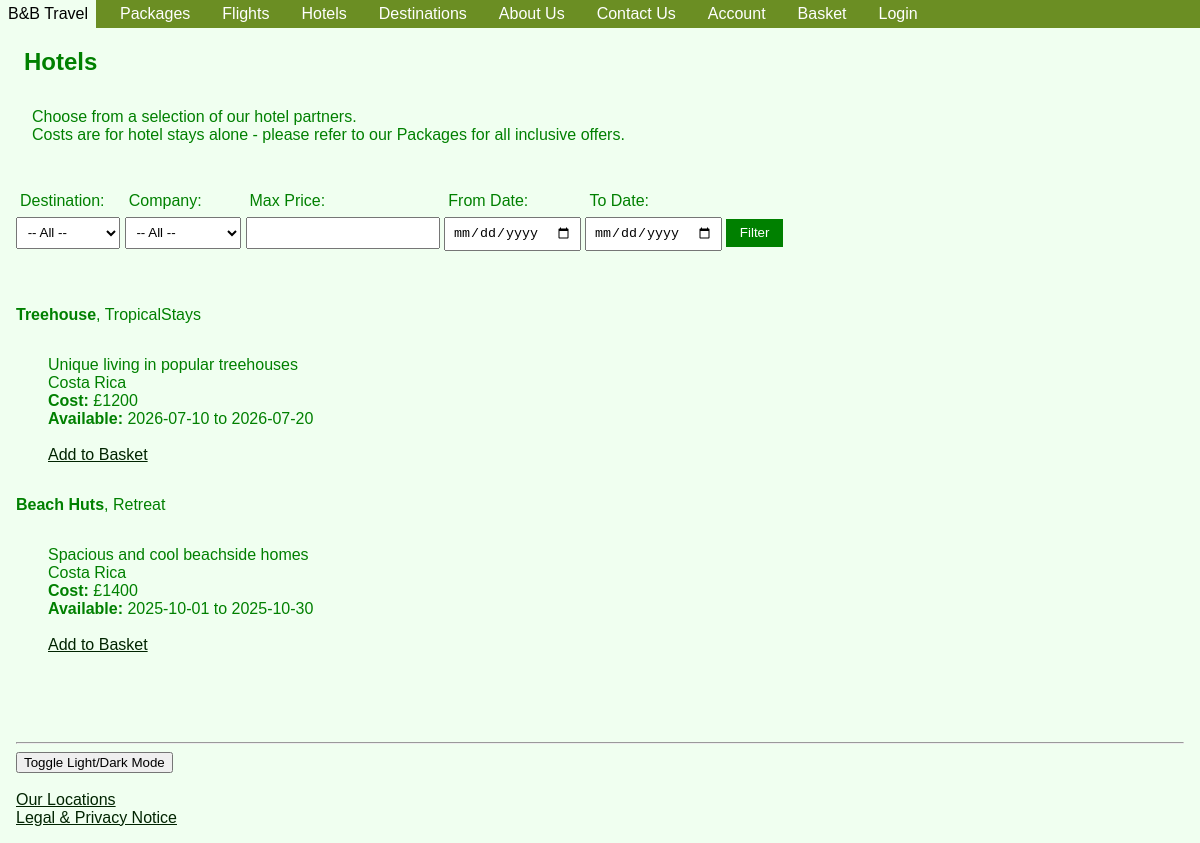
The app's page /webpages/hotels.php?country=Costa Rica with its own data.
### tables this page shows
CREATE TABLE `hotels` (
  `id` int(11) NOT NULL,
  `name` varchar(255) DEFAULT NULL,
  `company` varchar(255) DEFAULT NULL,
  `country` varchar(255) DEFAULT NULL,
  `description` text DEFAULT NULL,
  `start_date` date DEFAULT NULL,
  `end_date` date DEFAULT NULL,
  `status` enum('available','fully booked') DEFAULT 'available',
  `price` int(11) DEFAULT NULL
);

### webpages/hotels.php (the view, shortened to what this page needs)
<?php include 'header.php'; ?>
<h2>Hotels</h2>
<p>
  Choose from a selection of our hotel partners.
  <br>
  Costs are for hotel stays alone - please refer to our Packages for all inclusive offers.
</p>
<form method="get" action="hotels.php">
<div class="formdisplay">
  <label>Destination:</label>
  <select name="country">
    <option value="">-- All --</option>
  </select>
</div>
<div class="formdisplay">
  <label>Company:</label>
  <select name="company">
    <option value="">-- All --</option>
  </select>
</div>
<div class="formdisplay">
  <label>Max Price:</label>
  <input type="number" name="max_price" step="0.01">
</div>
<div class="formdisplay">
  <label>From Date:</label>
  <input type="date" name="start_date">
</div>
<div class="formdisplay">
  <label>To Date:</label>
  <input type="date" name="end_date">
</div>
  <button type="submit">Filter</button>
</form>
<ul>
<?php
$pdo = new PDO('mysql:host=localhost;dbname=travel_website', 'root', '');
$where = [];
$param = [];
if (!empty($_GET['country'])) {
  $where[] = 'country = ?';
  $param[] = $_GET['country'];
}
$sql = "SELECT * FROM hotels" . ($where ? " WHERE " . implode(" AND ", $where) : "");
$stmt = $pdo->prepare($sql);
$stmt->execute($param);
foreach ($stmt as $hotel) {
  echo
  "<li><strong>{$hotel['name']}</strong>, {$hotel['company']}</li>
   <p>
    {$hotel['description']}
    <br>
    {$hotel['country']}
    <br>
    <strong>Cost: </strong>£{$hotel['price']}
    <br>
    <strong>Available: </strong> {$hotel['start_date']} to
    {$hotel['end_date']}
    <br><br>
    <a href='add_to_basket.php?id={$hotel['id']}&type=hotel'>Add to Basket</a></li><br>
   </p>";
}
?>
</ul>
<?php include 'footer.php'; ?>

### assets/css/style.css (style rules this page uses)
body { font-family: Arial, Helvetica, Tahoma, Verdana; background: #f0fff0; color: green; margin: 0; padding: 0; }
p { margin: 2em; }
li { display: flex; }
h1, h2 { color: green; padding-left: 1em; }
form { padding: 1em; }
input, textarea, select { display: block; margin: 0.5em 0; padding: 0.5em; }
ul { padding: 1em; }
a { color: #012401; }
form button { background-color: green; color: white; padding: 0.5em 1em; border: none; cursor: pointer; margin-top: 1em; }

### records on screen
hotels: name "Treehouse", company "TropicalStays", description "Unique living in popular treehouses", country "Costa Rica", price "1200", start_date "2026-07-10", end_date "2026-07-20"
hotels: name "Beach Huts", company "Retreat", description "Spacious and cool beachside homes", country "Costa Rica", price "1400", start_date "2025-10-01", end_date "2025-10-30"
